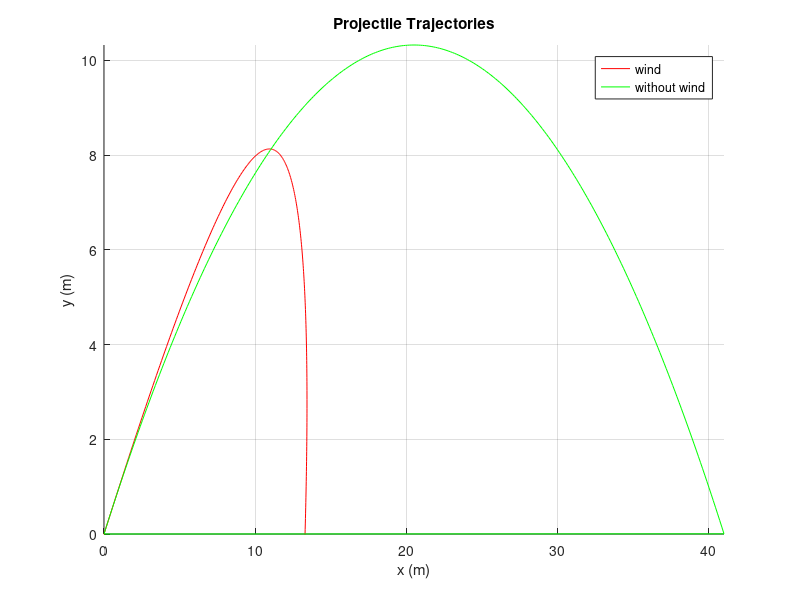

The MATLAB source for this figure: (Note: this script raises an error after producing the figure.)
clear all;

%%%%% Konstanter %%%%%

g = 9.82;                % Tyngdacceleration g [m/s^2]
m = 0.145;               % Massa m [kg]
r = 0.0366;              % Radie r [m]
% theta = 7*pi/36;       % Vinkel theta [radianer]

angle = 45;              % angle in degrees
theta = angle*pi/180;    % convert to radians

%%%%% Konstanter luftmotstand %%%%%

A = r.^2*pi;             % Arean A [m^2]
C = 0.5;
p = 1.2;                 % Densiteten p []
D = (p*C*A)/2;

% Konstanter
v0 = 20;
x(1) = 0;
y(1) = 0;
x_u(1) = 0;
y_u(1) = 0;


t0 = 0;             % starttid
tf = 6.333 ;        % sluttid
deltaT = 0.01;      % tidssteg
t=t0:deltaT:tf ;    % tidsvektorn

len=length(t);
v=zeros(1, len);
%skapar samma vektorer f?r de ?vriga
ax=zeros(1, len);ay=zeros(1, len);
vx=zeros(1, len);vy=zeros(1, len);
x=zeros(1, len); y=zeros(1, len);

ax_u= zeros(1, len);ay_u= zeros(1, len);
vx_u=zeros(1, len);vy_u=zeros(1, len);
x_u=zeros(1, len); y_u=zeros(1, len);

v(1) = v0*sin(theta);          %

% Start hastigheten
vx(1) = v0*cos(theta);  vy(1) = v0*sin(theta);
vx_u(1) = v0*cos(theta);vy_u(1) = v0*sin(theta);
 

U = 20;
Uang = 0;



%%

for n = 2:len
  
    
    vf2 = (vx(n-1) + U*cos(Uang))^2 + (vy(n-1) + U*sin(Uang))^2;      
    vf_ang = atan((vy(n-1) + U*sin(Uang))/(vx(n-1) + U*cos(Uang)));
        
    % Berknar aktuella acceleratioen
    ax(n) = -(D/m)*vf2*cos(vf_ang);
    ay(n) = -g -(D/m)*vf2*sin(vf_ang);
    %else
    %ax(n) = -(D/m)*sqrt(vx(n-1).^2 + vy(n-1).^2)*vx(n-1);
    %ay(n) = -g -(D/m)*sqrt(vx(n-1).^2 + vy(n-1).^2)*vy(n-1);
     
    %end
    % Utan luftmotstand
    ax_u(n) = 0;
    ay_u(n) = -g ;
    
    % Berknar hastigheten
    vx(n) = vx(n-1) + ax(n-1)*deltaT;
    vy(n) = vy(n-1) + ay(n-1)*deltaT;
    % Motsvande utan luftmotstand
    vx_u(n) = vx_u(n-1) + ax_u(n-1)*deltaT;
    vy_u(n) = vy_u(n-1) + ay_u(n-1)*deltaT;
    
    % Berknar den nya positionen 
    x(n) = x(n-1) + vx(n-1)*deltaT + 0.5*ax(n-1)*deltaT^2;
    y(n) = y(n-1) + vy(n-1)*deltaT + 0.5*ay(n-1)*deltaT^2;  
    % ...utan luftmotstand
    x_u(n) = x_u(n-1) + vx_u(n-1)*deltaT + 0.5*ax_u(n-1)*deltaT^2;
    y_u(n) = y_u(n-1) + vy_u(n-1)*deltaT + 0.5*ay_u(n-1)*deltaT^2;
    
    % steglngden
    %t = t + deltaT;
    
    % Avslutar loppen nr y-vardet blir vldigt nra noll 
    if abs(y_u(n)) <= 0.005
        break
    end
    
end

%figure;
hold on;
grid on;
plot(x, y,'r' ,x_u, y_u, 'g');
axis tight;
ylim([0, inf]) % Axelgrans i y-led
legend('wind', 'without wind')
xlabel('x (m)');
ylabel('y (m)');
title('Projectile Trajectories');


%while abs(y_u(n)) <= 0.005
%    clf;
    %drawnow;
    %circles(5,10,3)
    %circles(x_u(1:len), y_u(1:len), 1);   
%end

[t ,u_vind]=ode45(@f_vind,[0, 4.5],[0 ; 20*cos(45*pi/180) ;0 ;20*sin(45*pi/180)]);
plot(u_vind(:,1), u_vind(:,3), '*')

%%
figure;
%title('Acceleration and velocity with drag');
subplot(2,2,1);
plot(t, ax)
xlabel('Time (s)');
ylabel('(m/s^s)');
title('Acceleration x (m/s^2)');

subplot(2,2,2);
plot(t, ay)
xlabel('Time (s)');
ylabel('(m/s^2)');
title('Acceleration y (m/s^2)');

subplot(2,2,3);
plot(t, vx)
xlabel('Time (s)');
ylabel('(m/s)');
title('Velocity x (m/s)');

subplot(2,2,4);
plot(t, vy)
xlabel('Time (s)');
ylabel('(m/s)');
title('Velocity y (m/s)');





